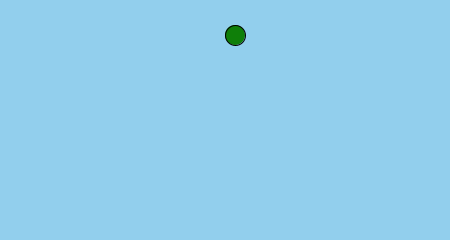
Frame 1 (no input)
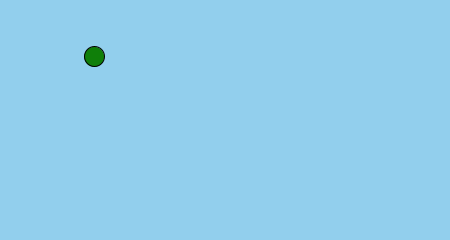
Frame 60 (the mouse pressed at the canvas centre just before this capture)
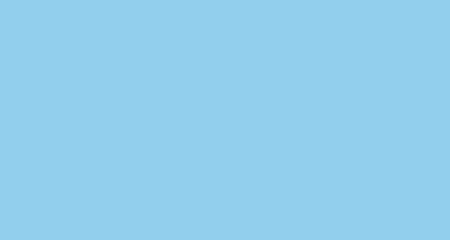
Frame 120 (the mouse held since frame 60 and released just before this capture)

The Processing sketch that drew these frames (run headless with seeded random() and noise(); from frame 60 on, the mouse is pressed at the canvas centre):

// Processing sketch: ballweek3
// ── ballweek3.pde
float x, y;
float ballSize= 20;
float ySpeed =5;
float xSpeed = 10;
float gravity = 0.1;
float breaking = 0.09;
int r, g, b;
boolean movingUp=false;
boolean movingLeft=false;

void setup() {

  size(450, 240);
  y=ballSize*1.5; 
  x= width/2;
}

void draw() {
  y = y + ySpeed;
  x= x+ xSpeed;
  ySpeed = ySpeed + gravity;

  background(#92CFED);
  fill(15, 127, 9);
  ellipse(x, y, ballSize, ballSize);


  if (y+ballSize/2 > height) {
    ySpeed *= -(1-breaking);
    y= height - ballSize/2;
  }
  if (x + ballSize/2 >= width) {
    xSpeed *= -(1-breaking);
    x=width - ballSize/2;
  } else if (x- ballSize/2 <= 0) {
    xSpeed *= -(1-breaking);
    x = ballSize/2;
  }
}


// ── Ball.pde
class Ball {
  PVector location, velocity;
  int ballSize= 40;
  float gravity =0.1;
  float breaking = 0.1;

  Ball(float inX, float inY, float inVelX, float inVelY) {
    location = new PVector (inX, inY);
    velocity = new PVector (inVelX, inVelY);
  }
  void update() {
    move();
    if (shouldBounceX()) {
      bounceX();
    }
    if (shouldBounceY()) {
      bounceY();
    }
    draw();
  }
  void move() {
    location.add(velocity);
    velocity.y += gravity;
  }
  boolean shouldBounceX() {
    return ((location.x >width) || (location.x <0));
  }
  boolean shouldBounceY() {
    return ((location.y >height) || (location.y<0));
  }
  void bounceX() {
    velocity.x = velocity.x * -1;

    if (location.x <0) {
      location.x =0;
    } else if (location.x> width) {
      location.x = width;
    }
  }
  void bounceY() {
    velocity.y *= -(1-breaking);
    location.y = height - ballSize/2;
  }
void draw() {
  fill(216, 7, 21);
  ellipse(location.x, location.y, ballSize, ballSize);
}
}
